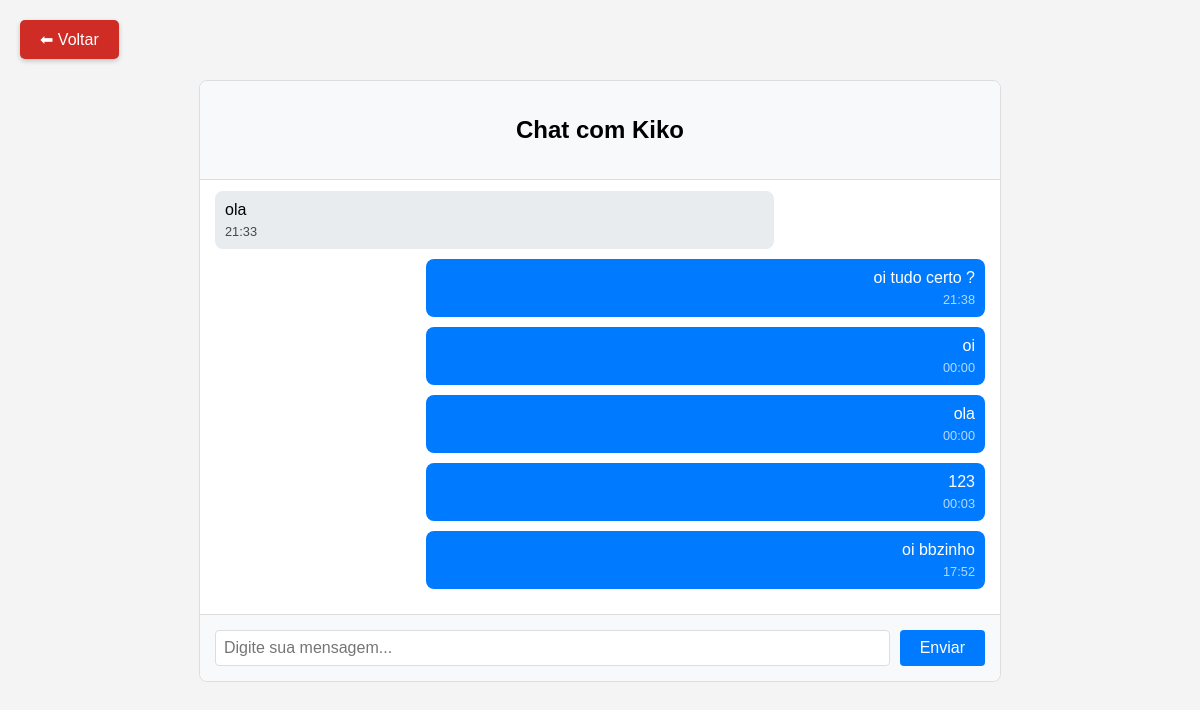
The page /chat/professor/7/ (signed in) on the database its author committed.
### portal/models.py (models this page shows, shortened)
class Candidato(models.Model):
    user = models.OneToOneField(User, on_delete=models.CASCADE, null=True, blank=True)
    nome_completo = models.CharField(max_length=200)
    data_nascimento = models.DateField()
    idade = models.IntegerField(editable = False)
    sexo = models.CharField(max_length=20)
    raca_cor = models.CharField(max_length=50)
    cpf = models.CharField(max_length=14)
    telefone = models.CharField(max_length=20, blank=True)
    whatsapp = models.BooleanField()
    estado_civil = models.CharField(max_length=50, blank=True)
    email = models.EmailField(blank=True)
    endereco_principal = models.CharField(max_length=200)
    numero = models.CharField(max_length=20)
    bairro = models.CharField(max_length=100)
    municipio_uf = models.CharField(max_length=100)
    microrregiao = models.CharField(max_length=100, blank=True)
    cep = models.CharField(max_length=20)
    ingressara_no_projeto = models.BooleanField()
    turno = models.CharField(max_length=50, blank=True)
    apadrinhado = models.BooleanField()
    escolaridade = models.CharField(max_length=100, blank=True)
    rede_ensino = models.CharField(max_length=50, blank=True)
    ano_ou_periodo = models.CharField(max_length=20, blank=True)
    turno_escolar = models.CharField(max_length=50, blank=True)
    motivo_nao_estuda = models.TextField(blank=True)
    pretende_estudar = models.BooleanField(null=True)
    situacao_profissional = models.CharField(max_length=100, blank=True)
    profissao = models.CharField(max_length=100, blank=True)
    local_trabalho = models.CharField(max_length=100, blank=True)
    bairro_trabalho = models.CharField(max_length=100, blank=True)
    salario = models.DecimalField(max_digits=10, decimal_places=2, null=True, blank=True)
    conhece_eca = models.CharField(max_length=50, blank=True)
    nocao_cidadania = models.BooleanField(null=True)
    referencia_familiar = models.CharField(max_length=20, blank=True)
    conhece_conselho = models.CharField(max_length=100, blank=True)
    conhece_foscar = models.CharField(max_length=100, blank=True)
    possui_plano = models.BooleanField(null=True)
    nome_plano = models.CharField(max_length=100, blank=True)
    problema_saude = models.BooleanField(null=True)
    acompanhamento_medico = models.BooleanField(null=True)
    cirurgia = models.BooleanField(null=True)
    problema_atual = models.TextField(blank=True)
    deficiencia_fisica = models.BooleanField(null=True)
    tipo_deficiencia = models.CharField(max_length=100, blank=True)
    desenvolvimento_mental = models.TextField(blank=True)
    onde_procura_saude = models.CharField(max_length=100, blank=True)
    refeicoes_dia = models.IntegerField(null=True, blank=True)
    alimentacao = models.TextField(blank=True)
    participa_grupo = models.TextField(blank=True)
    tipo_casa = models.CharField(max_length=100, blank=True)
    tipo_moradia = models.CharField(max_length=100, blank=True)
    vulnerabilidade = models.TextField(blank=True)
    numero_comodos = models.IntegerField(null=True, blank=True)
    divisorias_crianca_adulto = models.BooleanField(null=True)
    tem_banheiro = models.BooleanField(null=True)
    banheiro_dentro = models.BooleanField(null=True)
    energia_publica = models.BooleanField(null=True)
    agua = models.CharField(max_length=100, blank=True)
    destino_lixo = models.CharField(max_length=100, blank=True)
    destino_esgoto = models.CharField(max_length=100, blank=True)
    bens = models.TextField(blank=True)
    origem_bens = models.CharField(max_length=100, blank=True)
    cadastrado_cadunico = models.BooleanField(null=True)
    bolsa_familia = models.BooleanField(null=True)
    auxilio_moradia = models.BooleanField(null=True)
    recebe_bpc = models.BooleanField(null=True)
    faixa_renda_familiar = models.CharField(max_length=100, blank=True)
    renda_per_capita = models.DecimalField(max_digits=10, decimal_places=2, null=True, blank=True)
    aprovado = models.BooleanField(null=True, blank=True)

class MensagemChat(models.Model):
    remetente = models.ForeignKey(User, on_delete=models.CASCADE, related_name='mensagens_enviadas')
    destinatario = models.ForeignKey(User, on_delete=models.CASCADE, related_name='mensagens_recebidas')
    conteudo = models.TextField()
    data_envio = models.DateTimeField(auto_now_add=True)
    lida = models.BooleanField(default=False)
    class Meta:
        ordering = ['data_envio']

### portal/views.py (the view, shortened to what this page needs)
# urls.py: path('chat/professor/<int:aluno_id>/', views.chat_professor, name='chat_professor'),
@login_required
@user_passes_test(is_professor)
def chat_professor(request, aluno_id):
    aluno = get_object_or_404(User, id=aluno_id)
    candidato = get_object_or_404(Candidato, user=aluno, aprovado=True)
    mensagens = MensagemChat.objects.filter(
        (Q(remetente=request.user) & Q(destinatario=aluno)) |
        (Q(remetente=aluno) & Q(destinatario=request.user))
    ).order_by('data_envio')
    mensagens.filter(destinatario=request.user, lida=False).update(lida=True)
    return render(request, 'chat_professor.html', {
        'mensagens': mensagens,
        'aluno': candidato
    })

### portal/views.py (called while the page is built)
def is_professor(user):
    return Professor.objects.filter(user=user).exists()

### portal/templates/chat_professor.html (shortened to what this page needs)
{% extends 'base.html' %}
{% block content %}
<a href="{% url 'lista_chats' %}" class="back-button">⬅ Voltar</a>
<div class="chat-container">
    <div class="chat-header">
        <h2>Chat com {{ aluno.nome_completo }}</h2>
    </div>
    <div class="chat-messages" id="chat-messages">
        {% for mensagem in mensagens %}
            <div class="mensagem {% if mensagem.remetente == request.user %}enviada{% else %}recebida{% endif %}">
                <div class="mensagem-conteudo">{{ mensagem.conteudo }}</div>
                <div class="mensagem-hora">{{ mensagem.data_envio|date:'H:i' }}</div>
            </div>
        {% endfor %}
    </div>
    <form method="post" class="chat-form">
        <input type="text" name="mensagem" placeholder="Digite sua mensagem..." required autocomplete="off">
        <button type="submit">Enviar</button>
    </form>
</div>
{% endblock %}

### portal/static/portal/css/style.css (style rules this page uses)
body { font-family: Arial, sans-serif; background-color: #f4f4f4; text-align: center; margin: 0; padding: 0; }

### portal/templates/chat_professor.html (style rules this page uses)
.back-button { position: absolute; top: 20px; left: 20px; padding: 10px 20px; font-size: 16px; background-color: #CE2C25; color: white; border: none; border-radius: 5px; cursor: pointer; text-decoration: none; display: inline-flex; align-items: center; gap: 6px; box-shadow: 0 2px 5px rgba(0,0,0,0.2); transition: background-color 0.3s ease; z-index: 1000; }
.chat-container { max-width: 800px; margin: 80px auto 20px; border: 1px solid #ddd; border-radius: 8px; background: white; display: flex; flex-direction: column; height: 600px; }
.chat-header { padding: 15px; background: #f8f9fa; border-bottom: 1px solid #ddd; border-radius: 8px 8px 0 0; }
.chat-messages { flex-grow: 1; overflow-y: auto; padding: 15px; background: #fff; }
.mensagem { margin: 10px 0; padding: 10px; border-radius: 8px; max-width: 70%; word-wrap: break-word; }
.enviada { background: #007bff; color: white; margin-left: auto; text-align: right; }
.recebida { background: #e9ecef; margin-right: auto; text-align: left; }
.mensagem-hora { font-size: 0.8em; margin-top: 5px; opacity: 0.7; }
.chat-form { display: flex; padding: 15px; border-top: 1px solid #ddd; background: #f8f9fa; border-radius: 0 0 8px 8px; }
.chat-form input { flex: 1; padding: 8px; margin-right: 10px; border: 1px solid #ddd; border-radius: 4px; font-size: 16px; }
.chat-form button { padding: 8px 20px; background: #007bff; color: white; border: none; border-radius: 4px; cursor: pointer; font-size: 16px; transition: background-color 0.3s ease; }

### rows shown on the page
Candidato: nome_completo "Kiko"
MensagemChat: conteudo "ola", data_envio "21:33"
MensagemChat: conteudo "oi tudo certo ?", data_envio "21:38"
MensagemChat: conteudo "oi", data_envio "00:00"
MensagemChat: conteudo "ola", data_envio "00:00"
MensagemChat: conteudo "123", data_envio "00:03"
MensagemChat: conteudo "oi bbzinho", data_envio "17:52"
